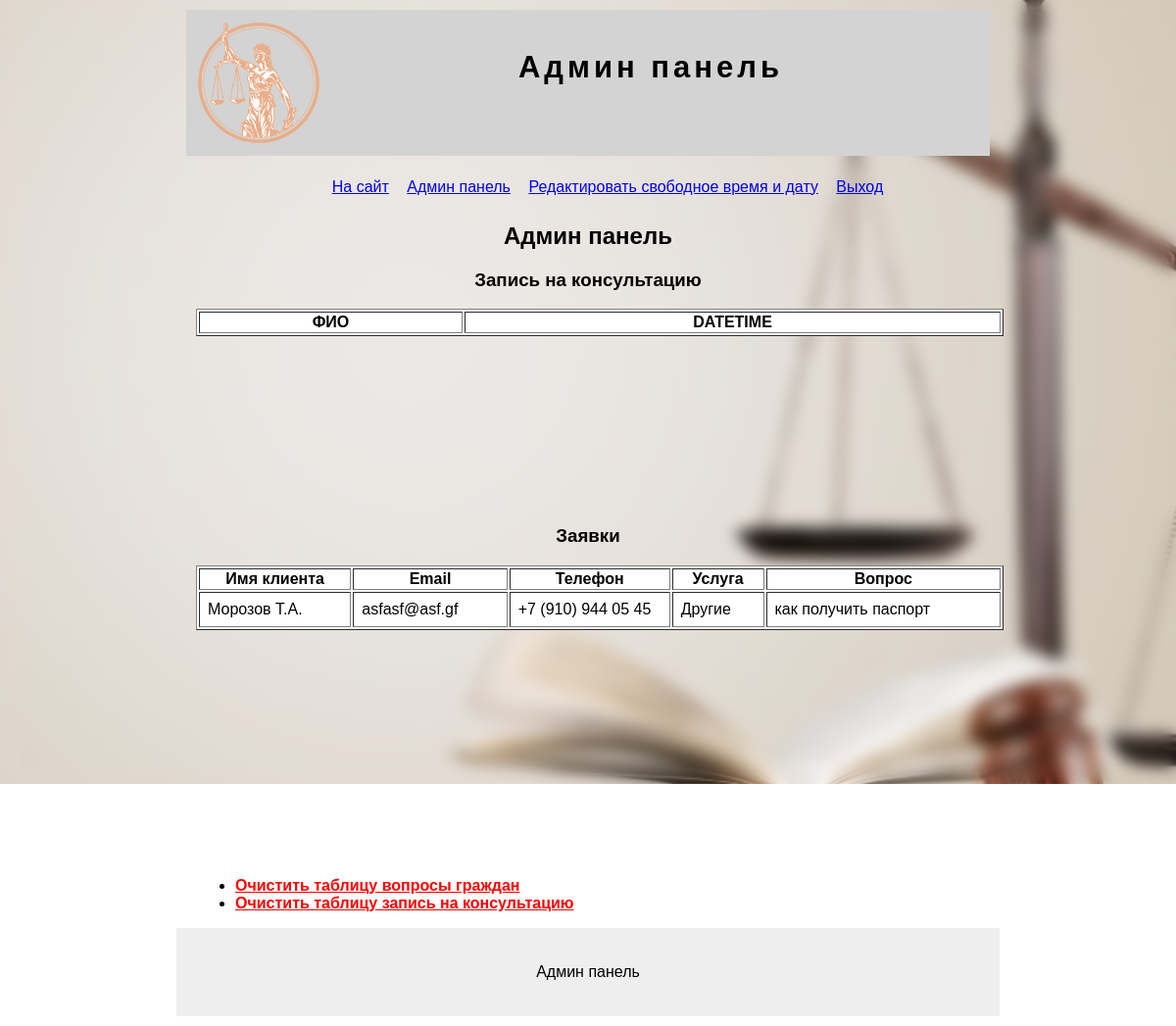
Page /admin (signed in) on the committed database.
### tables this page shows
CREATE TABLE zayavki (
 id INTEGER PRIMARY KEY AUTOINCREMENT,
 fio TEXT NOT NULL,
 email TEXT NOT NULL,
 phone TEXT NOT NULL,
 service TEXT NOT NULL,
 message TEXT NOT NULL
 );

### app.py (the view, shortened to what this page needs)
@app.route('/admin', methods=('POST', 'GET'))
def admin():
 conn = get_db_connection()
 cursor = conn.cursor()
 zayavki = cursor.execute('select * from zayavki').fetchall()
 conn.commit()
 zap = cursor.execute('select * from zap order by id desc').fetchall()
 conn.commit()
 users_fio = []
 if request.method == 'POST':
  login = request.form['login']
  password = request.form['password']
  suser = cursor.execute('select * from admin where login=? and password=?', (login, password)).fetchone()
  conn.commit()
  if len(suser) > 0:
   session['login'] = login
  return render_template('admin/login.html', data={'zayavki':zayavki, 'zap':users_fio})
 else:
  return render_template('admin/login.html', data={'zayavki': zayavki, 'zap':users_fio})

### app.py (called while the page is built)
def get_db_connection():
 conn = sqlite3.connect('visitka.db')
 cursor = conn.cursor()
 conn.commit()
 return conn

### templates/admin/login.html (shortened to what this page needs)
{% extends 'admin/main.html' %}
{% block content %}
{% if 'login' in session %}
<h2 align="center">Админ панель</h2>
<h3 align="center">Запись на консультацию</h3>
<div style="overflow-y: scroll;
    height: 202px;
    display: block;
    width: 103%;">
    <table border="1" align="center" width="100%" style="background: #fff; ">
        <tr>
            <th>
                ФИО
            </th>
             <th>
                DATETIME
             </th>
        </tr>
    </table></div>
<h3 align="center">Заявки</h3>
<div style="overflow-y: scroll;
    height: 302px;
    display: block;
    width: 103%;">
    <table border="1" align="center" width="100%" style="background: #fff;background: #fff;
    ">
        <tr>
            <th>
                Имя клиента
            </th>
             <th>
                Еmail
            </th>
             <th width="160px">
                Телефон
            </th>
             <th>
                Услуга
            </th>
            <th>
                Вопрос
            </th>
        </tr>
        {% for z in data.zayavki %}
            <tr>
                <td style="padding: 8px">{{z[1]}}</td>
                 <td style="padding: 8px">{{z[2]}}</td>
                 <td style="padding: 8px">{{z[3]}}</td>
                 <td style="padding: 8px">{{z[4]}}</td>
                 <td style="padding: 8px">{{z[5]}}</td>
            </tr>
        {% endfor %}
    </table>
    </div>
<div>
<uL>
     <li>
            <a href="/clearzayavki" style="color: red; font-weight: 700">Очистить таблицу вопросы граждан</a>
        </li>
        <li>
            <a href="/clearzap" style="color: red; font-weight: 700">Очистить таблицу запись на консультацию</a>
        </li>
</uL>
</div>
{% endif %}
{% endblock %}

### static/app.css (style rules this page uses)
body { margin: 0; padding: 0; font-family: Arial; font-size: 16px }
a { text-decoration: none color: blue }

### rows in the picture
zayavki: fio "Морозов Т.А.", email "asfasf@asf.gf", phone "+7 (910) 944 05 45", service "Другие", message "как получить паспорт"
